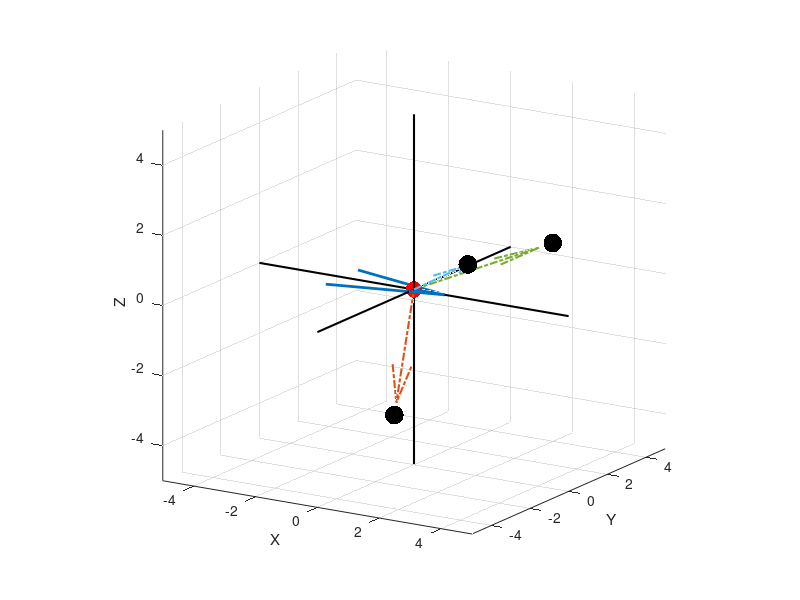

MATLAB code for this plot: (Note: this script raises an error after producing the figure.)
%% 
clear all; clc; close all;

global num_modes;
ng = 3; %number of goals. is a fixed parameter
nd = 3; %dimensionality of the problem.
num_modes = 3;
sig_t = 0.1; %std deviation for the entropy measurement.
xg_t = [randsample(-4:4, ng);randsample(-4:4, ng); randsample(-4:4, ng)] + rand(nd,1) - rand(nd,1); %random goal positions. These will be treated as fixed parameters.
% xg_t= [-3, 0, 0.01;
%     -1, 0.5, 0;
%     3, -0.2, 0.01;
%     1, 0.1, -0.01]';
% xr_t = [randsample(-4:4, 1);randsample(-4:4, 1); randsample(-4:4, 1) ] + rand(nd,1) - rand(nd,1); %random current robot position. FIM would be evaluated at this robot position
xr_t = [0,0,0]';
uh_t = [1,0, 0]'; % user control command
%%

%PLOT GOALS AND ROBOT and UH
figure;
scatter3(xg_t(1,1:ng), xg_t(2,1:ng), xg_t(3,1:ng), 180, 'k', 'filled'); grid on; hold on;
xlabel('X'); ylabel('Y'); zlabel('Z');
scatter3(xr_t(1), xr_t(2), xr_t(3), 140, 'r', 'filled');
quiver3(xr_t(1), xr_t(2), xr_t(3), uh_t(1), uh_t(2), uh_t(3), 0, 'LineWidth', 2, 'MaxHeadSize', 2); %current robot velocity arrow
for i=1:ng %vectors connecting robot and goals.
    quiver3(xr_t(1), xr_t(2), xr_t(3), xg_t(1,i) - xr_t(1), xg_t(2,i) - xr_t(2), xg_t(3,i) - xr_t(3), 'LineWidth', 1.5, 'LineStyle', '-.');
end
xrange = [-5,5]; %set axis limits
yrange = [-5,5];
zrange = [-5,5];
line(xrange, [0,0], [0,0], 'Color', 'k', 'LineWidth', 1.5); %draw x and y axes.
line([0,0], yrange, [0,0], 'Color', 'k','LineWidth', 1.5);
line([0,0], [0,0], zrange, 'Color', 'k','LineWidth', 1.5);
axis([xrange, yrange, zrange]);
axis square;
view([32,16]);

%%
%symbolic variables. 
xr = sym('xr', [nd,1], 'real');
uh = sym('uh', [nd,1], 'real');
sig = sym('sig', 'real');
% normuh = uh/norm(uh);
normuh = uh;
xgs = sym(zeros(nd, ng));
normxs = sym(zeros(nd, ng)); %unit vector connecting each goal in xgs and xr. There will be ng such unit vectors and each will have two components
cos_ths = sym(zeros(1, ng));
cgs = sym(zeros(1, ng));
pcgs = sym(zeros(1,ng));
for i=1:ng
    xgs(:, i) = sym(sprintf('xg%d', i), [nd,1], 'real'); %each goal location is a 2d vector xg1 = [xg11, xg12], xg2 = [xg21, xg22] and so on and so forth
    normxs(:, i) = simplify((xgs(:,i)-xr)/norm(xgs(:,i)-xr));
    cos_ths(i) = simplify(dot(normxs(:,i), normuh));
    cgs(i) = simplify((1 + cos_ths(i))/2);
end
% cgs = subs(cgs, xr, xr_t);
% cgs = subs(cgs, uh, uh_t);
% for i=1:ng
%     cgs = subs(cgs, xgs(:, i), xg_t(:, i));
% end

%Confidences as probabilities. 
for i=1:ng
    pcgs(i) = simplify(cgs(i)/sum(cgs));
end
upsilon = simplify(sum(pcgs.*log2(pcgs))); %negative of entropy of prob distribution
% PHI_UH_THETA = upsilon; 
PHI_UH_THETA = (1/sig^2)*jacobian(gradient(upsilon, uh), uh); %Fisher Information NMatrix. 2 by 2 because this is a 2D problem. 

% upsilon = subs(upsilon, xr, xr_t);
% upsilon = subs(upsilon, sig, sig_t);
% upsilon = subs(upsilon, uh, uh_t); %substitute a control command
% for i=1:ng
%     upsilon = subs(upsilon, xgs(:, i), xg_t(:,i));
% end
%%

%substitute theta parameters
PHI_UH_THETA = subs(PHI_UH_THETA, sig, sig_t);
for i=1:ng
    PHI_UH_THETA = subs(PHI_UH_THETA, xgs(:,i) , xg_t(:, i));
end

%1D interface in the 3D problem.
%PHI FOR U_1
uh_U1 = [1, 0, 0; -1, 0, 0]';
bias_term = 10^-12;
c1 = subs(PHI_UH_THETA, uh, [1, bias_term, bias_term]');
c2 = subs(PHI_UH_THETA, uh, [-1, -bias_term, -bias_term]');
PHI_U1 = 0.5*c1 + 0.5*c2;

%PHI FOR U_2
uh_U2 = [0, 1, 0; 0, -1, 0]';
c1 = subs(PHI_UH_THETA, uh, [bias_term, 1, bias_term]');
c2 = subs(PHI_UH_THETA, uh, [-bias_term,-1, -bias_term]');
PHI_U2 = 0.5*c1 + 0.5*c2;

%PHI FOR U_3
uh_U3 = [0, 0, 1; 0, 0, -1]';
c1 = subs(PHI_UH_THETA, uh, [bias_term, bias_term, 1]');
c2 = subs(PHI_UH_THETA, uh, [-bias_term, -bias_term, -1]');
PHI_U3 = 0.5*c1 + 0.5*c2;

%%
PHI_U1_FINAL = subs(PHI_U1, xr, xr_t);
PHI_U2_FINAL = subs(PHI_U2, xr, xr_t);
PHI_U3_FINAL = subs(PHI_U3, xr, xr_t);

EID_U1 = det(eval(PHI_U1_FINAL));
EID_U2 = det(eval(PHI_U2_FINAL));
EID_U3 = det(eval(PHI_U3_FINAL));
EID_US = [EID_U1; EID_U2; EID_U3];
%%
%Figure out how to detect close by values.     
fprintf('The Disambiguation metric values for the control modes \n')
disp(EID_US);
thresh = 10^-3;
diff_p = squareform(pdist(EID_US)/max(abs(EID_US)));
inds = find(diff_p < thresh);
% eq_array = zeros(nd, 1); %% 12 or 21, 13 or 31, 23 or 32
if length(inds) > nd
    [i,j] = ind2sub([nd, nd], inds);
    eq_ind = i== j;
    i(eq_ind) = []; j(eq_ind) = [];
    eq_modes = unique(i+j);
    if length(eq_modes) > 1
        fprintf('Control modes 1, 2 and 3 disambiguate equally\n');
    else
        [ss, ii] = sort(EID_US, 'descend');
        diff_bw_max = pdist(ss(1:2))/max(abs(ss(1:2)));
        if diff_bw_max < thresh
            fprintf('Control modes %d and %d are the best and disambiguate equally\n', ii(1), ii(2));
        else
            fprintf('Control mode %d disambiguate the best\n', ii(1));
        end
%         fprintf('Control modes %d and %d are equivalent\n', j(1), j(2));
%         fprintf('Control mode %s disambiguates the best \n', num2str(find(EID_US == max(EID_US))));
    end
%     for k=1:2:l % This only establishes pairwise equivalence. How to establish nested equivalence that can span across all hierarchices? 
%         fprintf('Control mode %s and %s are equivalent\n', num2str(i(k)), num2str(j(k)));
%     end
else
    fprintf('Control mode %s disambiguates the best \n', num2str(find(EID_US == max(EID_US))));
end
%%
%% 
min_ws = -4;
max_ws = 4;
num_steps = 4;
step_size = (max_ws - min_ws)/num_steps;
ax_p = (min_ws:step_size:max_ws)' +0.001;
[X,Y,Z] = meshgrid(ax_p);
ws_points = [X(:) Y(:) Z(:)];
disamb_modes = zeros(size(ws_points, 1), 1);
%%
for i=1:size(ws_points,1)
    
    xr_t = ws_points(i, :)';
    
    PHI_U1_FINAL = subs(PHI_U1, xr, xr_t);
    PHI_U2_FINAL = subs(PHI_U2, xr, xr_t);
    PHI_U3_FINAL = subs(PHI_U3, xr, xr_t);

    EID_U1 = det(eval(PHI_U1_FINAL));
    EID_U2 = det(eval(PHI_U2_FINAL));
    EID_U3 = det(eval(PHI_U3_FINAL));
    EID_US = [EID_U1; EID_U2; EID_U3];
    
%     fprintf('Control mode %s disambiguates the best \n', num2str(find(EID_US == max(EID_US))));
%     disamb_modes(i) = sum(find(EID_US == max(EID_US)));
    disamb_modes(i) = compute_best_mode(EID_US);
end

%%
figure;
colors = {[1,0,0], [0,1,0], [0,0,1], [1,1,0], [1,0,1], [0,1,1], [0.08,0.08,0.08]};

for i=1:length(colors)
    scatter3(ws_points(disamb_modes == i, 1), ws_points(disamb_modes == i, 2),  ws_points(disamb_modes == i, 3), 70, colors{i}, 'filled');hold on;
end
% scatter3(ws_points(disamb_modes == 1, 1), ws_points(disamb_modes == 1, 2),  ws_points(disamb_modes == 1, 3), 70, 'r', 'filled');grid on; hold on;
% scatter3(ws_points(disamb_modes == 2, 1), ws_points(disamb_modes == 2, 2),  ws_points(disamb_modes == 2, 3), 70, 'g', 'filled');
% scatter3(ws_points(disamb_modes == 3, 1), ws_points(disamb_modes == 3, 2),  ws_points(disamb_modes == 3, 3), 70, 'b', 'filled');
% scatter3(ws_points(disamb_modes == 4, 1), ws_points(disamb_modes == 4, 2),  ws_points(disamb_modes == 4, 3), 70, 'm', 'filled');


xrange = [-5,5]; %set axis limits
yrange = [-5,5];
zrange = [-5,5];
line(xrange, [0,0], [0,0], 'Color', 'r', 'LineWidth', 3.5); %draw x and y axes.
line([0,0], yrange, [0,0], 'Color', 'g','LineWidth', 3.5);
line([0,0], [0,0], zrange, 'Color', 'b','LineWidth', 3.5);
scatter3(xg_t(1,1:ng), xg_t(2,1:ng), xg_t(3,1:ng), 400, 'k', 'filled'); grid on;
axis([xrange, yrange, zrange]);
axis square;xlabel('X'); ylabel('Y'); zlabel('Z');
view([32,16]);

%%
function best_val = compute_best_mode(EID_US)
    thresh = 10^-3;
    global num_modes;
    diff_p = squareform(pdist(EID_US)/max(abs(EID_US)));
    inds = find(diff_p < thresh);
    if length(inds) > num_modes
        [i,j] = ind2sub([num_modes, num_modes], inds);
        eq_ind = i== j;
        i(eq_ind) = []; j(eq_ind) = [];
        eq_modes = unique(i+j);
        if length(eq_modes) > 1
            fprintf('Control modes 1, 2 and 3 disambiguate equally\n');
            best_val = 7;
        else
            [ss, ii] = sort(EID_US, 'descend');
            diff_bw_max = pdist(ss(1:2))/max(abs(ss(1:2)));
            if diff_bw_max < thresh
                fprintf('Control modes %d and %d are the best and disambiguate equally\n', ii(1), ii(2));
                best_val = ii(1) + ii(2) + 1;
            else
                fprintf('Control mode %d disambiguate the best\n', ii(1));
                best_val = ii(1);
            end
%         fprintf('Control modes %d and %d are equivalent\n', j(1), j(2));
%         fprintf('Control mode %s disambiguates the best \n', num2str(find(EID_US == max(EID_US))));
        end
%     for k=1:2:l % This only establishes pairwise equivalence. How to establish nested equivalence that can span across all hierarchices? 
%         fprintf('Control mode %s and %s are equivalent\n', num2str(i(k)), num2str(j(k)));
%     end
    else
        fprintf('Control mode %s disambiguates the best \n', num2str(find(EID_US == max(EID_US))));
        best_val = find(EID_US == max(EID_US));
    end
end